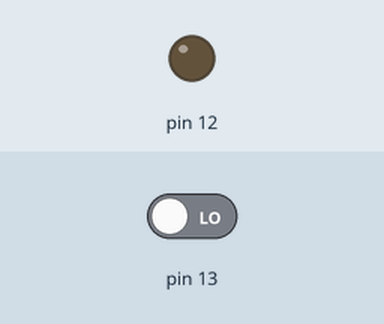
The sketch below on a simulated Arduino Uno, built with avr-gcc and run on an emulated ATmega328P. Parts: output pins drawn as LEDs (lit = HIGH). The inputs (shaded band) are chosen by the test bench; at power-on: pin 13 LOW.

Above: at 1.2 s.
1.3 s: pin 13 driven HIGH
At 2.3 s:
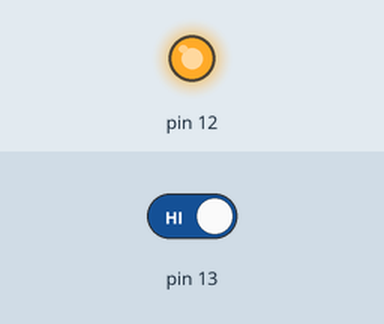
2.8 s: pin 13 driven LOW
At 3.5 s:
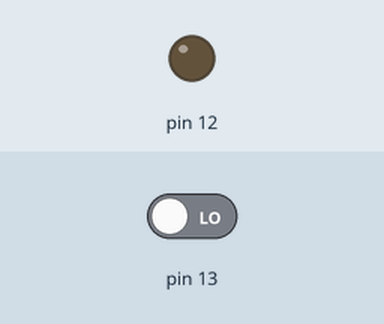
Timing chart, 0 to 5.8 s (numbered marks = the images above; inputs shaded):
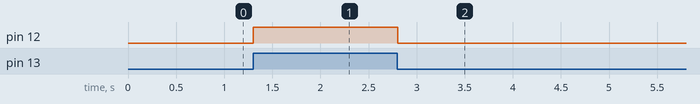

The sketch:

Arduino_Code.ino
```cpp
// C++ Code
int Button = 0;
void setup(){
  pinMode(12, OUTPUT);
  pinMode(13, INPUT);
}

void loop(){
  Button = digitalRead(13);
  if(Button == HIGH){
    digitalWrite(12, HIGH);
  } else {
    digitalWrite(12, LOW);
  }
  delay(10);
}
```

Measured:
- after the input at 1.3 s, pin 12: LOW → HIGH at once
- after the input at 2.8 s, pin 12: HIGH → LOW at once
